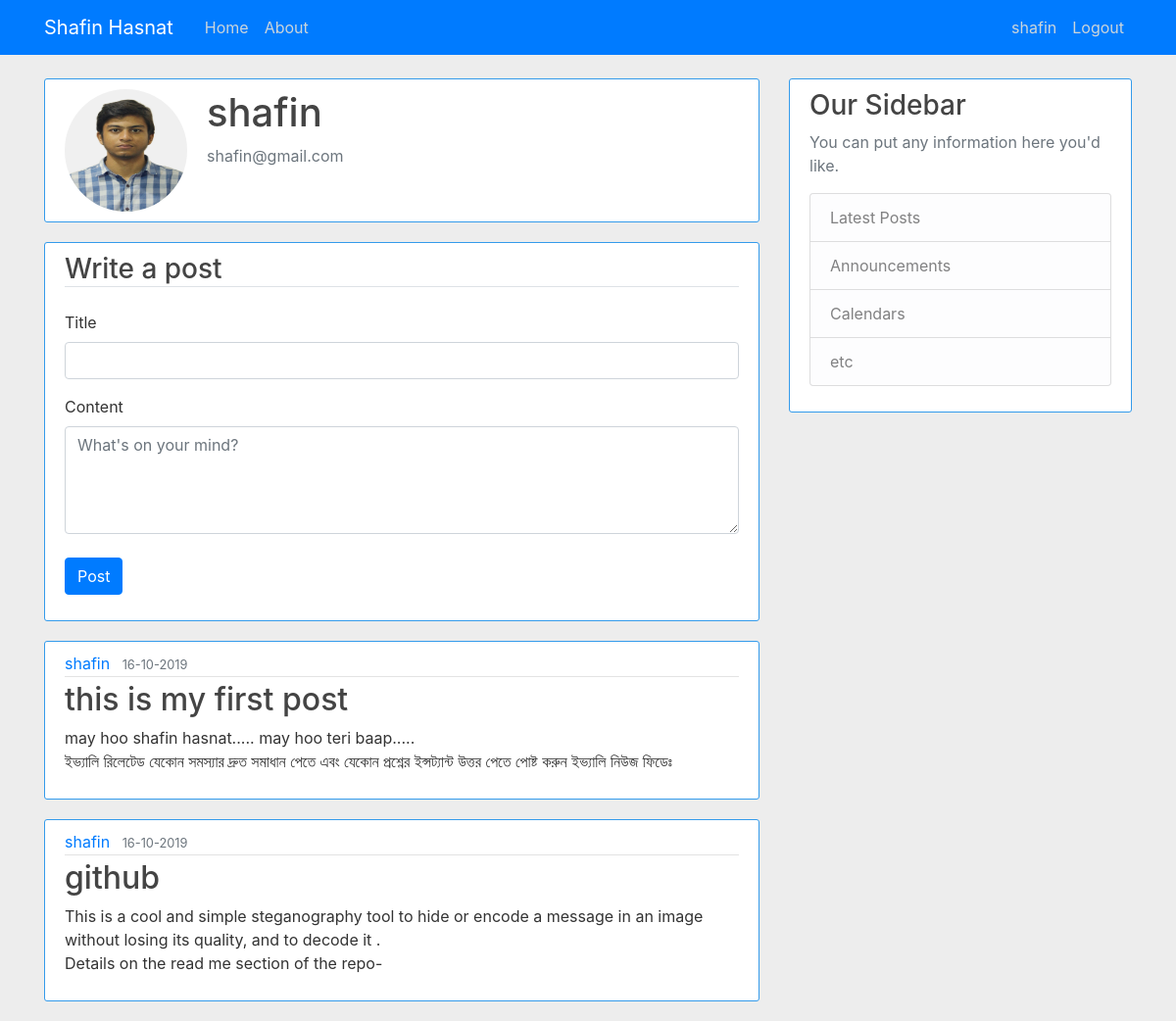
Page /account (signed in) on the committed database.
### flaskblog/models.py (models this page shows, shortened)
class User(db.Model,UserMixin,):
    id = db.Column(db.Integer, primary_key=True)
    username = db.Column(db.String(50), unique=True, nullable=False)
    email = db.Column(db.String(120), unique=True, nullable=False)
    image_file = db.Column(db.String(20), nullable=False, default='default.jpg')
    password = db.Column(db.String(60), nullable=False)
    posts=db.relationship('Post', backref='author', lazy=True)

class Post(db.Model):
    id = db.Column(db.Integer, primary_key=True)
    title = db.Column(db.String(100), unique=True, nullable=False)
    content = db.Column(db.Text, nullable=False)
    date_posted = db.Column(db.DateTime, nullable=False, default=datetime.utcnow)
    user_id = db.Column(db.Integer, db.ForeignKey('user.id'), nullable=False)

### flaskblog/routes.py (the view)
@app.route('/account',methods=['GET','POST'])
@login_required
def account():
    form = PostForm()
    if form.validate_on_submit():
        post = Post(title = form.title.data, content = form.content.data,user_id=current_user.id)
        db.session.add(post)
        db.session.commit()
        return redirect(url_for('home'))
    image_file = url_for('static', filename='profile_pic/' + current_user.image_file)
    posts = Post.query.filter_by(user_id=current_user.id)
    return render_template('account.html',title=current_user.username, image_file=image_file, form=form,posts=posts)

### flaskblog/forms.py
class PostForm(FlaskForm):
    title = StringField('Title',validators =[Length(max=100)])
    content = TextAreaField('Content', validators=[DataRequired()])
    submit = SubmitField('Post')

### flaskblog/models.py (called while the page is built)
@login_manager.user_loader
def load_user(user_id):
    return User.query.get(int(user_id))

### flaskblog/templates/account.html (shortened to what this page needs)
{% extends 'layout.html' %}
{% block content %}
<div class='content-section'>
	<div class='media'>
		<img class='account-img rounded-circle'  src="{{ image_file }}" alt="{{ current_user.username }}" >
		<div class='media-body'>
			<h1 class='account-heading'>{{ current_user.username }}</h1>
			<p class="text-secondary">{{ current_user.email }}</p>
		</div>
	</div>
</div>
<div class='content-section'>
	<form method="POST" action="">
    <h3 class="border-bottom mb-4">Write a post</h3>
		<div class="form-group">
		                    {{ form.title.label(class="form-control-label") }}
		                    {% if form.title.errors %}
		                        {{ form.title(class="form-control form-control-lg is-invalid") }}
		                        <div class="invalid-feedback">
		                            {% for error in form.title.errors %}
		                                <span>{{ error }}</span>
		                            {% endfor %}
		                        </div>
		                    {% else %}
		                        {{ form.title(class="form-control", placeholder="") }}
		                    {% endif %}
		</div>
		<div class="form-group">
		                    {{ form.content.label(class="form-control-label") }}
		                    {% if form.content.errors %}
		                        {{ form.content(class="form-control form-control-lg is-invalid") }}
		                        <div class="invalid-feedback">
		                            {% for error in form.content.errors %}
		                                <span>{{ error }}</span>
		                            {% endfor %}
		                        </div>
		                    {% else %}
		                        {{ form.content(class="form-control",  rows="4", placeholder="What's on your mind?") }}
		                    {% endif %}
		 </div>
		 <div class="form-group">
	    {{ form.submit(class="btn btn-primary mt-2") }}
	    </div>
	</form>
</div>
{% for post in posts%}
        <article class="media content-section">
          <div class="media-body">
            <div class="article-metadata">
              <a class="mr-2" href="#">{{ post.author.username }}</a>
              <small class="text-muted">{{ post.date_posted.strftime('%d-%m-%Y') }}</small>
            </div>
            <h2><a class="article-title" href="#">{{ post.title }}</a></h2>
            <p class="article-content">{{ post.content }}</p>
          </div>
        </article>
{% endfor %}
{% endblock %}

### flaskblog/templates/layout.html (shortened to what this page needs)
<!DOCTYPE html>
<html>
<head>
    <link rel="stylesheet" href="https://maxcdn.bootstrapcdn.com/bootstrap/4.0.0/css/bootstrap.min.css">
</head>
<body>
    <header class="site-header">
      <nav class="navbar navbar-expand-sm bg-primary navbar-dark fixed-top">
        <div class="container">
          <a class="navbar-brand mr-4" href="/">Shafin Hasnat</a>
          <div class="collapse navbar-collapse" id="navbarToggle">
            <div class="navbar-nav mr-auto">
              <a class="nav-item nav-link" href="{{ url_for('home') }}">Home</a>
              <a class="nav-item nav-link" href="{{ url_for('home') }}">About</a>
            </div>
            <div class="navbar-nav">
              {% if current_user.is_active %}
                <a class="nav-item nav-link" href="{{ url_for('account') }}">{{ current_user.username }}</a>
                <a class="nav-item nav-link" href="{{ url_for('logout') }}">Logout</a>
              {% else %}
                <a class="nav-item nav-link" href="{{ url_for('login') }}">Login</a>
                <a class="nav-item nav-link" href="{{ url_for('signupForm') }}">Signup</a>
              {% endif %}
            </div>
          </div>
        </div>
      </nav>
    </header>
    <main role="main" class="container">
      <div class="row">
        <div class="col-md-8">
          {% block content %}{% endblock %}
        </div>
        <div class="col-md-4">
          <div class="content-section">
            <h3>Our Sidebar</h3>
            <p class='text-muted'>You can put any information here you'd like.
              <ul class="list-group">
                <li class="list-group-item list-group-item-light">Latest Posts</li>
                <li class="list-group-item list-group-item-light">Announcements</li>
                <li class="list-group-item list-group-item-light">Calendars</li>
                <li class="list-group-item list-group-item-light">etc</li>
              </ul>
            </p>
          </div>
        </div>
      </div>
    </main>
</body>
</html>

### flaskblog/templates/layout.html (style rules this page uses)
body { background: #ededed; color: #333333; margin-top: 5rem; }
h1, h2, h3, h4, h5, h6 { color: #444444; }
.site-header .navbar-nav .nav-link { color: #cbd5db; }
.content-section { background: #ffffff; padding: 10px 20px; border: 1px solid #349beb; border-radius: 3px; margin-bottom: 20px; }
.article-title { color: #444444; }
.article-content { white-space: pre-line; }
.article-metadata { padding-bottom: 1px; margin-bottom: 4px; border-bottom: 1px solid #e3e3e3 }
.account-img { height: 125px; width: 125px; margin-right: 20px; margin-bottom: 0px; }
.account-heading { font-size: 2.5rem; }

### rows in the picture
User: username "shafin", email "shafin@gmail.com"
Post: author.username "shafin", date_posted "16-10-2019", title "this is my first post", content "may hoo shafin hasnat..... may hoo teri baap..... ইভ্যালি রিলেটেড যেকোন সমস্যার দ্রুত সমাধান পেতে এবং যেকোন প্রশ্নের ইন্সট্যান্ট উত্তর পেতে পোষ্ট করুন ইভ্যালি নিউজ ফিডেঃ"
Post: author.username "shafin", date_posted "16-10-2019", title "github", content "This is a cool and simple steganography tool to hide or encode a message in an image without losing its quality, and to decode it . Details on the read me section of the repo-"
